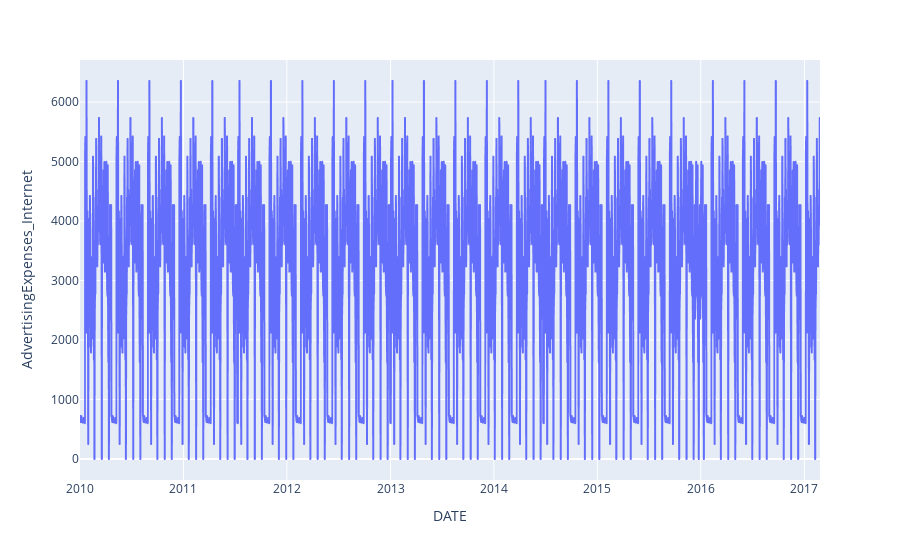

Notebook cell for this chart:
### Code cell
# sns.displot(df['Advertising Expenses(Internet)'])

plt.figure(figsize=(20,6))
fig = px.line(data_frame=df, x='DATE',y='AdvertisingExpenses_Internet')
fig.show()

### Figure 1 — Plotly figure (JSON) as saved in the notebook; plotly's stock layout.template omitted (floating-point values rounded to 4 significant figures; data arrays with more than 128 entries replaced by an {"elided": "..."} marker saying what was removed)
{"data": [{"hovertemplate": "DATE=%{x}<br>AdvertisingExpenses_Internet=%{y}<extra></extra>", "legendgroup": "", "line": {"color": "#636efa", "dash": "solid"}, "marker": {"symbol": "circle"}, "mode": "lines", "name": "", "showlegend": false, "type": "scattergl", "x": {"elided": "2613 str values"}, "xaxis": "x", "y": {"elided": "2613 float values"}, "yaxis": "y"}], "layout": {"legend": {"tracegroupgap": 0}, "margin": {"t": 60}, "xaxis": {"anchor": "y", "domain": [0, 1], "title": {"text": "DATE"}}, "yaxis": {"anchor": "x", "domain": [0, 1], "title": {"text": "AdvertisingExpenses_Internet"}}}}
